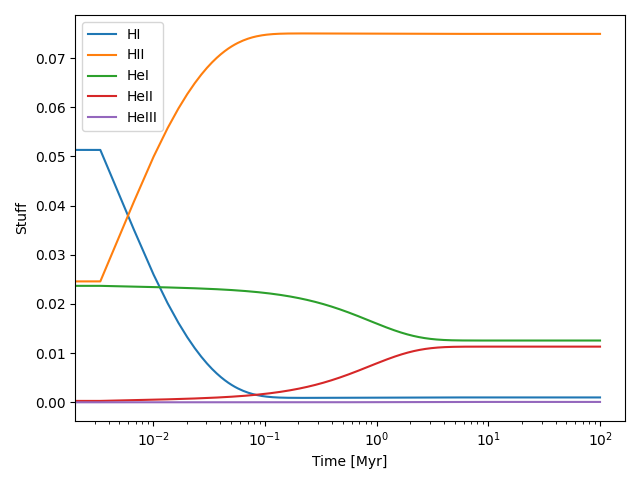

The Python source for this figure:
# ########################################################################
# #
# # Cooling cell example script
# #
# #  This will initialize a single cell at a given temperature,
# #  iterate the cooling solver for a fixed time, and output the
# #  temperature vs. time.
# #
# #
# # Copyright (c) 2015-2016, Grackle Development Team.
# #
# # Distributed under the terms of the Enzo Public Licence.
# #
# # The full license is in the file LICENSE, distributed with this
# # software.
# ########################################################################

from matplotlib import pyplot
import os
import yt

from pygrackle import (
    FluidContainer,
    chemistry_data,
    evolve_constant_density,
    create_data_arrays,
)

from pygrackle.utilities.physical_constants import (
    mass_hydrogen_cgs,
    sec_per_Myr,
    cm_per_mpc,
)

tiny = 1e-20

if __name__ == "__main__":
    current_redshift = 0.0

    # Set initial values
    density = 0.1  # g /cm^3
    initial_temperature = 5e4  # K
    final_time = 0.2  # Myr

    # Set solver parameters
    my_chemistry = chemistry_data()
    my_chemistry.use_grackle = 1
    my_chemistry.with_radiative_cooling = 0
    my_chemistry.primordial_chemistry = 1
    my_chemistry.metal_cooling = 0
    my_chemistry.UVbackground = 1
    my_chemistry.self_shielding_method = 0
    my_chemistry.H2_self_shielding = 0
    my_dir = os.path.dirname(os.path.abspath(__file__))
    grackle_data_file = bytearray(
        os.path.join(my_dir, "..", "..", "..", "input", "CloudyData_UVB=HM2012.h5"),
        "utf-8",
    )
    my_chemistry.grackle_data_file = grackle_data_file

    # my_chemistry.use_specific_heating_rate = 1
    # my_chemistry.use_volumetric_heating_rate = 1

    # Set units
    my_chemistry.comoving_coordinates = 0  # proper units
    my_chemistry.a_units = 1.0
    my_chemistry.a_value = 1.0 / (1.0 + current_redshift) / my_chemistry.a_units
    my_chemistry.density_units = mass_hydrogen_cgs  # rho = 1.0 is 1.67e-24 g
    my_chemistry.length_units = cm_per_mpc  # 1 Mpc in cm
    my_chemistry.time_units = sec_per_Myr  # 1 Myr in s
    my_chemistry.set_velocity_units()

    rval = my_chemistry.initialize()

    fc = FluidContainer(my_chemistry, 1)
    fc["density"][:] = density
    # 0.76 * fc["density"]
    if my_chemistry.primordial_chemistry > 0:
        fc["HI"][:] = 0.76 * fc["density"]
        fc["HII"][:] = tiny * fc["density"]
        fc["HeI"][:] = 0.24 * fc["density"]
        fc["HeII"][:] = tiny * fc["density"]
        fc["HeIII"][:] = tiny * fc["density"]

        # fc["HI"][:] = tiny * fc["density"]
        # fc["HII"][:] = 0.76 * fc["density"]
        # fc["HeI"][:] = tiny * fc["density"]
        # fc["HeII"][:] = 0.02 * fc["density"]
        # fc["HeIII"][:] = 0.22 * fc["density"]
    if my_chemistry.primordial_chemistry > 1:
        fc["H2I"][:] = tiny * fc["density"]
        fc["H2II"][:] = tiny * fc["density"]
        fc["HM"][:] = tiny * fc["density"]
        fc["de"][:] = tiny * fc["density"]
    if my_chemistry.primordial_chemistry > 2:
        fc["DI"][:] = 2.0 * 3.4e-5 * fc["density"]
        fc["DII"][:] = tiny * fc["density"]
        fc["HDI"][:] = tiny * fc["density"]
    if my_chemistry.metal_cooling == 1:
        fc["metal"][:] = 0.1 * fc["density"] * my_chemistry.SolarMetalFractionByMass

    fc["x-velocity"][:] = 0.0
    fc["y-velocity"][:] = 0.0
    fc["z-velocity"][:] = 0.0

    fc["energy"][:] = initial_temperature / fc.chemistry_data.temperature_units
    fc.calculate_temperature()
    fc["energy"][:] *= initial_temperature / fc["temperature"]

    # timestepping safety factor
    safety_factor = 0.001

    # let gas cool at constant density
    data = evolve_constant_density(
        fc, final_time=final_time, safety_factor=safety_factor
    )

    if len(data["HI"]) == 1:
        data["time"] *= 2
        # data["time"].append(data["time"][-1] + 0.1)
        print(len(data["time"]))
        data["time"][-1] = data["time"][-2] + 0.1
        data["HI"] *= 2
        data["HII"] *= 2
        data["HeI"] *= 2
        data["HeII"] *= 2
        data["HeIII"] *= 2
        data["de"] *= 2

    data = create_data_arrays(fc, data)

    # plotting densities
    (p1,) = pyplot.plot(
        data["time"].to("Myr"), data["HI"] / my_chemistry.density_units, label="HI"
    )
    (p2,) = pyplot.plot(
        data["time"].to("Myr"), data["HII"] / my_chemistry.density_units, label="HII"
    )
    (p3,) = pyplot.plot(
        data["time"].to("Myr"), data["HeI"] / my_chemistry.density_units, label="HeI"
    )
    (p4,) = pyplot.plot(
        data["time"].to("Myr"), data["HeII"] / my_chemistry.density_units, label="HeII"
    )
    (p5,) = pyplot.plot(
        data["time"].to("Myr"),
        data["HeIII"] / my_chemistry.density_units,
        label="HeIII",
    )
    (p6,) = pyplot.plot(
        data["time"].to("Myr"),
        data["de"] / my_chemistry.density_units,
        label="Electron",
    )
    pyplot.legend(
        [p1, p2, p3, p4, p5],
        ["HI", "HII", "HeI", "HeII", "HeIII"],
        fancybox=True,
    )

    if my_chemistry.primordial_chemistry > 1:
        (p7,) = pyplot.plot(data["time"].to("Myr"), data["H2I"], label="H2I")
        (p8,) = pyplot.plot(data["time"].to("Myr"), data["HM"], label="HM")
        (p9,) = pyplot.plot(data["time"].to("Myr"), data["H2II"], label="H2II")
        pyplot.legend(
            [p1, p2, p3, p4, p5, p7, p8, p9],
            ["HI", "HII", "HeI", "HeII", "HeIII", "H2I", "HM", "H2II"],
            fancybox=True,
        )

    if my_chemistry.primordial_chemistry > 2:
        (p10,) = pyplot.plot(data["time"].to("Myr"), data["DI"], label="DI")
        (p11,) = pyplot.plot(data["time"].to("Myr"), data["DII"], label="DII")
        (p12,) = pyplot.plot(data["time"].to("Myr"), data["HDI"], label="HDI")
        pyplot.legend(
            [p1, p2, p3, p4, p5, p7, p8, p9, p10, p11, p12],
            [
                "HI",
                "HII",
                "HeI",
                "HeII",
                "HeIII",
                "H2I",
                "HM",
                "H2II",
                "DI",
                "DII",
                "HDI",
            ],
            fancybox=True,
        )

    pyplot.title("Grackle Densities")
    pyplot.savefig("cooling_cell.png")

    pyplot.clf()

    # plotting mu
    pyplot.xlabel("Time [Myr]")
    pyplot.ylabel("Mu")
    (p7,) = pyplot.plot(
        data["time"].to("Myr"),
        data["mu"],
        label="mu",
    )

    pyplot.legend()
    # pyplot.plot(p1)
    pyplot.title("Grackle Mu")

    pyplot.tight_layout()
    pyplot.savefig("cooling_cell_mu.png")
    pyplot.clf()

    # plotting temperature
    print("plotting energy and temperature")
    pyplot.title("Energy and Temperature")

    fig, ax1 = pyplot.subplots()

    color = "tab:blue"
    ax1.set_xlabel("Time (Myr)")
    ax1.set_ylabel("Energy", color=color)
    ax1.plot(data["time"].to("Myr"), data["energy"], color=color)
    ax1.tick_params(axis="y", labelcolor=color)

    # Creating ax2, which shares the same x-axis with ax1
    ax2 = ax1.twinx()
    color = "tab:red"
    ax2.set_ylabel("Temperature", color=color)
    ax2.plot(data["time"].to("Myr"), data["temperature"], color=color)
    ax2.tick_params(axis="y", labelcolor=color)

    # pyplot.xlabel("Time [Myr]")
    # pyplot.ylabel("Stuff")
    # (p8,) = pyplot.plot(
    #     data["time"].to("Myr"),
    #     data["temperature"],
    #     label="T",
    # )
    # pyplot.legend()
    # pyplot.tight_layout()
    pyplot.title("Grackle Energy and Temperature")
    pyplot.tight_layout()
    pyplot.savefig("cooling_cell_temp.png")

    pyplot.clf()

    # plot the timestep vs the time
    pyplot.semilogy(
        [i for i in range(len(data["time"]))], data["time"].to("Myr"), label="time"
    )
    pyplot.title(f"Timestep")
    pyplot.xlabel("Timestep")
    pyplot.ylabel("Time (Myr)")
    pyplot.legend()
    pyplot.savefig("cooling_cell_timestep.png")
    pyplot.clf()

    print("Number of timesteps: ", len(data["time"]))

    # # save data arrays as a yt dataset
    # yt.save_as_dataset({}, "cooling_cell.h5", data)


# from matplotlib import pyplot
# import os
# import yt

# from pygrackle import FluidContainer, chemistry_data, evolve_constant_density

# from pygrackle.utilities.physical_constants import (
#     mass_hydrogen_cgs,
#     sec_per_Myr,
#     cm_per_mpc,
# )

# tiny = 1e-20

# if __name__ == "__main__":
#     current_redshift = 0.0

#     # Set initial values
#     density = 0.1  # g /cm^3
#     initial_temperature = 1.0e6  # K
#     final_time = 100.0  # Myr

#     # Set solver parameters
#     my_chemistry = chemistry_data()
#     my_chemistry.use_grackle = 1
#     my_chemistry.with_radiative_cooling = 1
#     my_chemistry.primordial_chemistry = 0
#     my_chemistry.metal_cooling = 1
#     my_chemistry.UVbackground = 1
#     my_chemistry.self_shielding_method = 0
#     my_chemistry.H2_self_shielding = 0
#     my_dir = os.path.dirname(os.path.abspath(__file__))
#     grackle_data_file = bytearray(
#         os.path.join(my_dir, "..", "..", "..", "input", "CloudyData_UVB=HM2012.h5"),
#         "utf-8",
#     )
#     my_chemistry.grackle_data_file = grackle_data_file

#     # Set units
#     my_chemistry.comoving_coordinates = 0  # proper units
#     my_chemistry.a_units = 1.0
#     my_chemistry.a_value = 1.0 / (1.0 + current_redshift) / my_chemistry.a_units
#     my_chemistry.density_units = mass_hydrogen_cgs  # rho = 1.0 is 1.67e-24 g
#     my_chemistry.length_units = cm_per_mpc  # 1 Mpc in cm
#     my_chemistry.time_units = sec_per_Myr  # 1 Myr in s
#     my_chemistry.set_velocity_units()

#     rval = my_chemistry.initialize()

#     fc = FluidContainer(my_chemistry, 1)
#     fc["density"][:] = density
#     if my_chemistry.primordial_chemistry > 0:
#         fc["HI"][:] = 0.76 * fc["density"]
#         fc["HII"][:] = tiny * fc["density"]
#         fc["HeI"][:] = (1.0 - 0.76) * fc["density"]
#         fc["HeII"][:] = tiny * fc["density"]
#         fc["HeIII"][:] = tiny * fc["density"]
#     if my_chemistry.primordial_chemistry > 1:
#         fc["H2I"][:] = tiny * fc["density"]
#         fc["H2II"][:] = tiny * fc["density"]
#         fc["HM"][:] = tiny * fc["density"]
#         fc["de"][:] = tiny * fc["density"]
#     if my_chemistry.primordial_chemistry > 2:
#         fc["DI"][:] = 2.0 * 3.4e-5 * fc["density"]
#         fc["DII"][:] = tiny * fc["density"]
#         fc["HDI"][:] = tiny * fc["density"]
#     if my_chemistry.metal_cooling == 1:
#         fc["metal"][:] = 0.1 * fc["density"] * my_chemistry.SolarMetalFractionByMass

#     fc["x-velocity"][:] = 0.0
#     fc["y-velocity"][:] = 0.0
#     fc["z-velocity"][:] = 0.0

#     fc["energy"][:] = initial_temperature / fc.chemistry_data.temperature_units
#     fc.calculate_temperature()
#     fc["energy"][:] *= initial_temperature / fc["temperature"]

#     # timestepping safety factor
#     safety_factor = 0.01

#     # let gas cool at constant density
#     data = evolve_constant_density(
#         fc, final_time=final_time, safety_factor=safety_factor
#     )

#     (p1,) = pyplot.loglog(
#         data["time"].to("Myr"), data["temperature"], color="black", label="T"
#     )
#     pyplot.xlabel("Time [Myr]")
#     pyplot.ylabel("T [K]")

#     pyplot.twinx()
#     (p2,) = pyplot.semilogx(
#         data["time"].to("Myr"), data["mu"], color="red", label="$\\mu$"
#     )
#     pyplot.ylabel("$\\mu$")
#     pyplot.legend([p1, p2], ["T", "$\\mu$"], fancybox=True, loc="center left")
#     pyplot.tight_layout()
#     pyplot.savefig("cooling_cell.png")

#     # save data arrays as a yt dataset
#     yt.save_as_dataset({}, "cooling_cell.h5", data)
